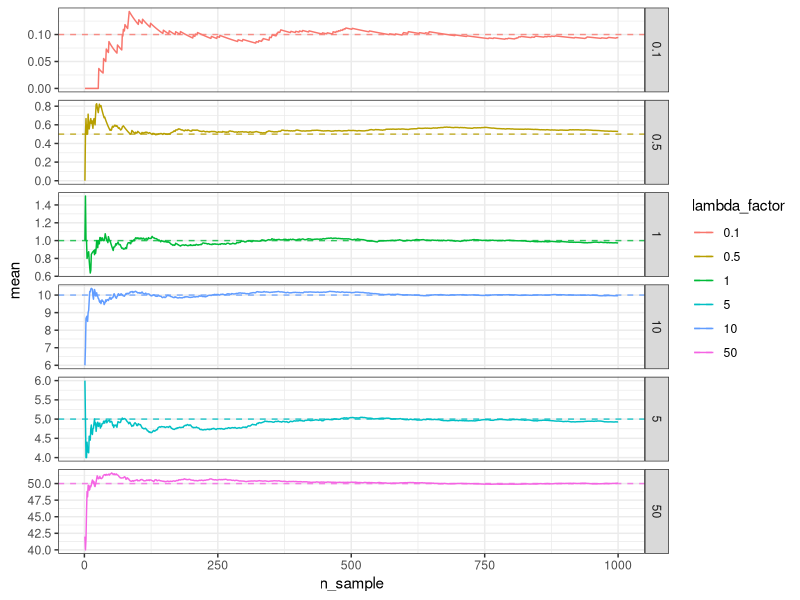
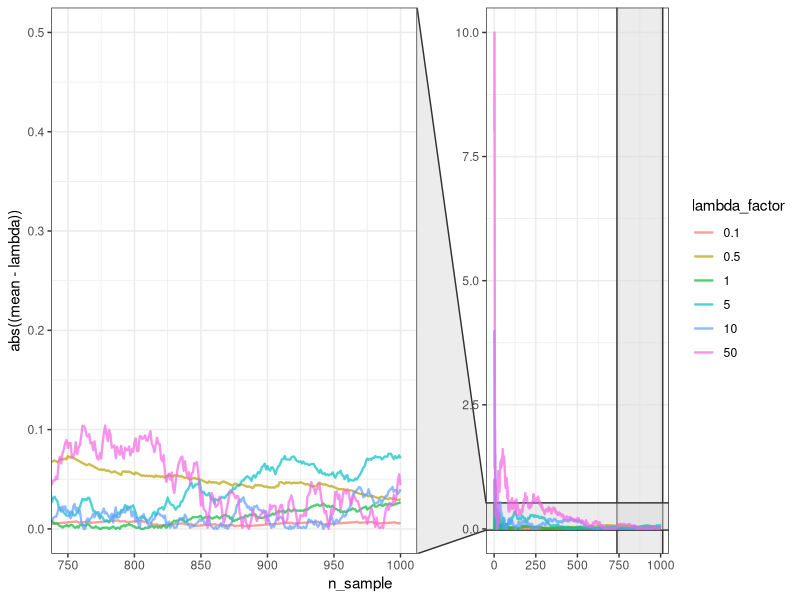
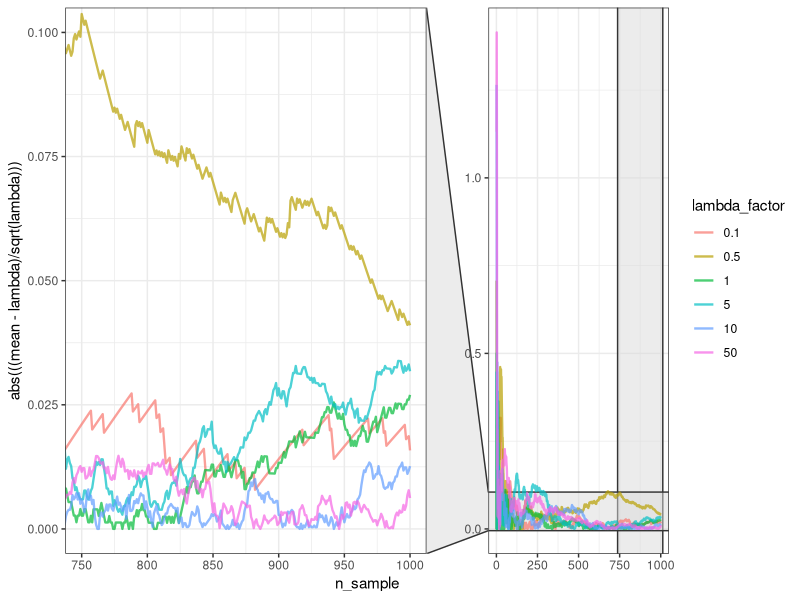

These figures' R source, in order:
## ---- chunk 1
num_entry = 1000
pois_lambda <- matrix(data = rep(x = 0, times = 6*num_entry), nrow = num_entry, ncol = 6)
mean_pois_lambda <- pois_lambda

lambda_const = c(0.1, 0.5, 1.0, 5.0, 10.0, 50.0)
lambda_char = as.character(lambda_const)
for(i in 1:num_entry){
  for(j in 1:6){
    pois_lambda[i,j] <- rpois(n=1, lambda = lambda_const[j])
    mean_pois_lambda[i,j] <- mean(pois_lambda[1:i,j])
  }
}

mean_pois_lambda <- as.data.frame(mean_pois_lambda)
colnames(mean_pois_lambda) <- lambda_char
mean_pois_lambda

## ---- chunk 2
library(ggplot2)
library(dplyr)
library(tidyr)
library(ggforce)
## ---- chunk 3
mean_pois <- within(data = mean_pois_lambda, expr = {
  n_sample <- 1:num_entry
}) |> gather(key = "lambda",
             value = "mean",
             convert = TRUE,
             c(-n_sample)) |>
  mutate(lambda_factor = factor(lambda))

glimpse(mean_pois)

for_hlines <- data.frame(lambda_factor = lambda_char, mean = lambda_const)

ggplot(data = mean_pois, aes(x = n_sample)) +
  geom_line(aes(y = mean, color = lambda_factor)) +
  facet_grid(rows = vars(lambda_factor), scales = 'free_y') +
  geom_hline(aes(color = lambda_factor, yintercept = mean),
             for_hlines, linetype = 2, alpha = 0.8) +
  theme_bw()

ggplot(data = mean_pois, aes(x = n_sample)) +
  geom_line(aes(y = (mean - lambda) |> abs(), 
                color = lambda_factor), 
            alpha = 0.7, linewidth = 0.8) +
  facet_zoom(xlim = c(750, 1000),
             ylim = c(0, 0.5)) +
  theme_bw()
## ---- chunk 4
ggplot(data = mean_pois, aes(x = n_sample)) +
  geom_line(aes(y = ((mean - lambda)/sqrt(lambda)) |> abs(), 
                color = lambda_factor), 
            alpha = 0.7, linewidth = 0.8) +
  facet_zoom(xlim = c(750, 1000),
             ylim = c(0, 0.1)) +
  theme_bw()
